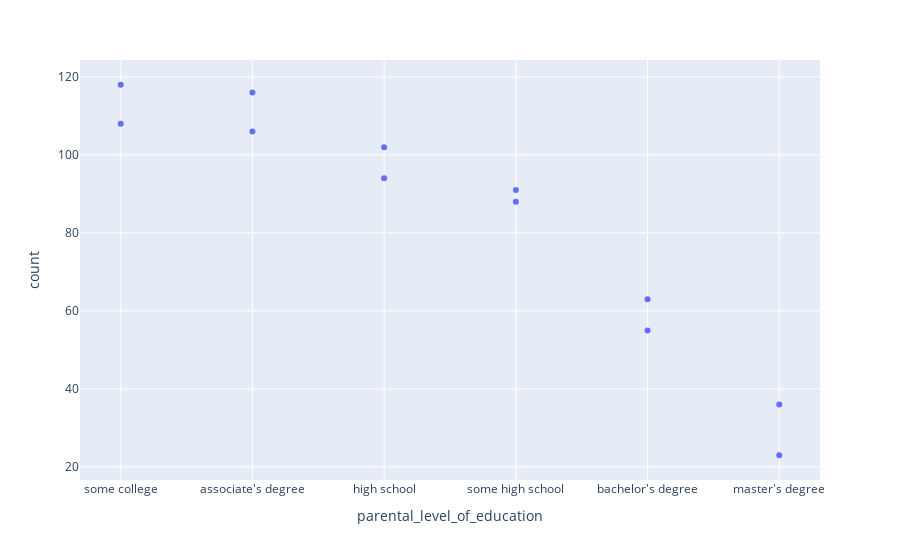

Here is the notebook cell this chart was saved with:
### Code cell
px.scatter(master,x='parental_level_of_education',y='count',hover_data='gender')

### Figure 1 — Plotly figure (JSON) as saved in the notebook; plotly's stock layout.template omitted (floating-point values rounded to 4 significant figures)
{"data": [{"customdata": [["female"], ["female"], ["female"], ["female"], ["female"], ["female"], ["male"], ["male"], ["male"], ["male"], ["male"], ["male"]], "hovertemplate": "parental_level_of_education=%{x}<br>count=%{y}<br>gender=%{customdata[0]}<extra></extra>", "legendgroup": "", "marker": {"color": "#636efa", "symbol": "circle"}, "mode": "markers", "name": "", "orientation": "v", "showlegend": false, "type": "scatter", "x": ["some college", "associate's degree", "high school", "some high school", "bachelor's degree", "master's degree", "some college", "associate's degree", "high school", "some high school", "bachelor's degree", "master's degree"], "xaxis": "x", "y": [118, 116, 94, 91, 63, 36, 108, 106, 102, 88, 55, 23], "yaxis": "y"}], "layout": {"autosize": true, "legend": {"tracegroupgap": 0}, "margin": {"t": 60}, "xaxis": {"anchor": "y", "autorange": true, "domain": [0, 1], "range": [-0.3246, 5.325], "title": {"text": "parental_level_of_education"}, "type": "category"}, "yaxis": {"anchor": "x", "autorange": true, "domain": [0, 1], "range": [15.34, 125.7], "title": {"text": "count"}, "type": "linear"}}}
